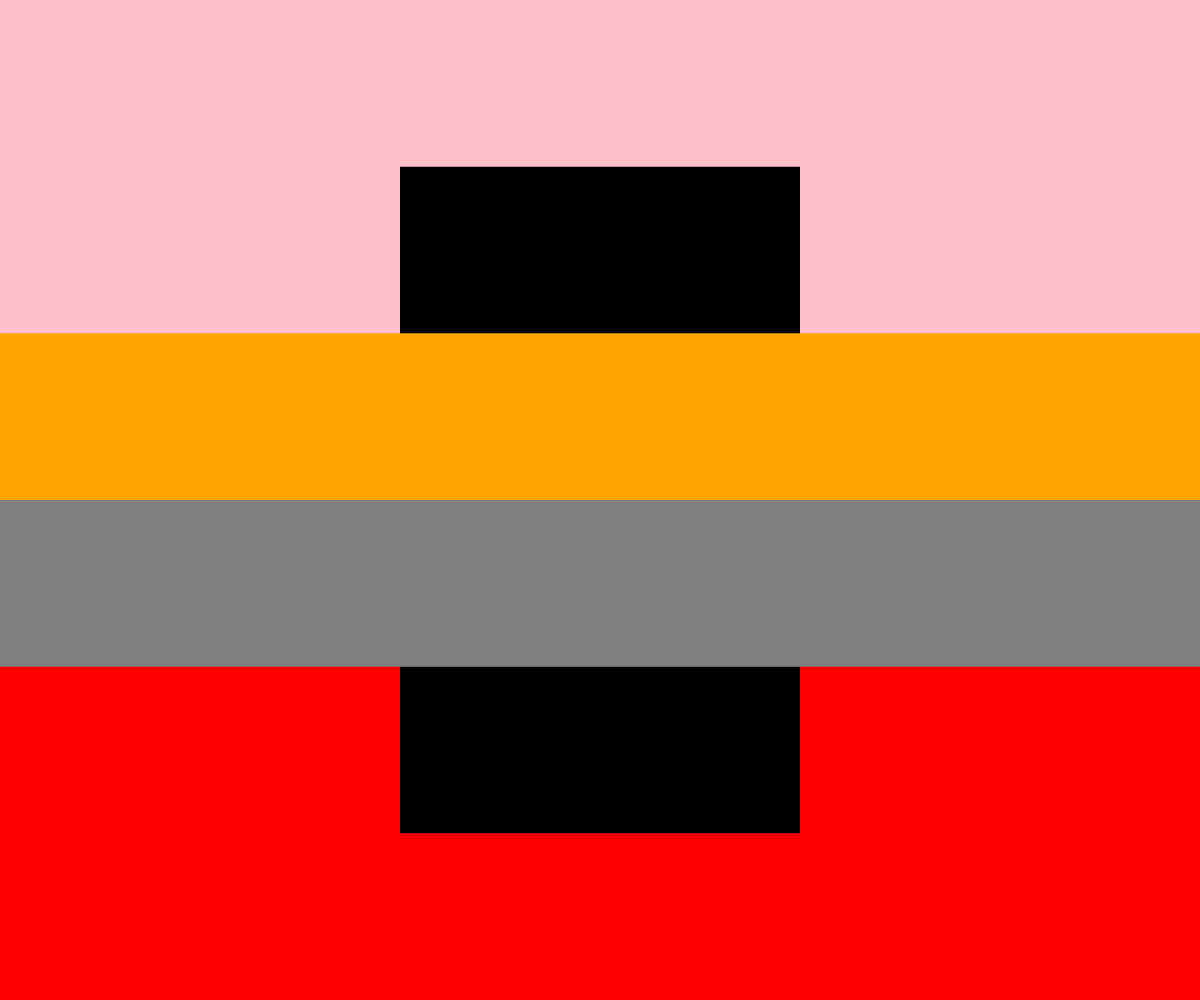
Frame 1 (no input)
Frame 60 (no input): identical to frame 1, image omitted
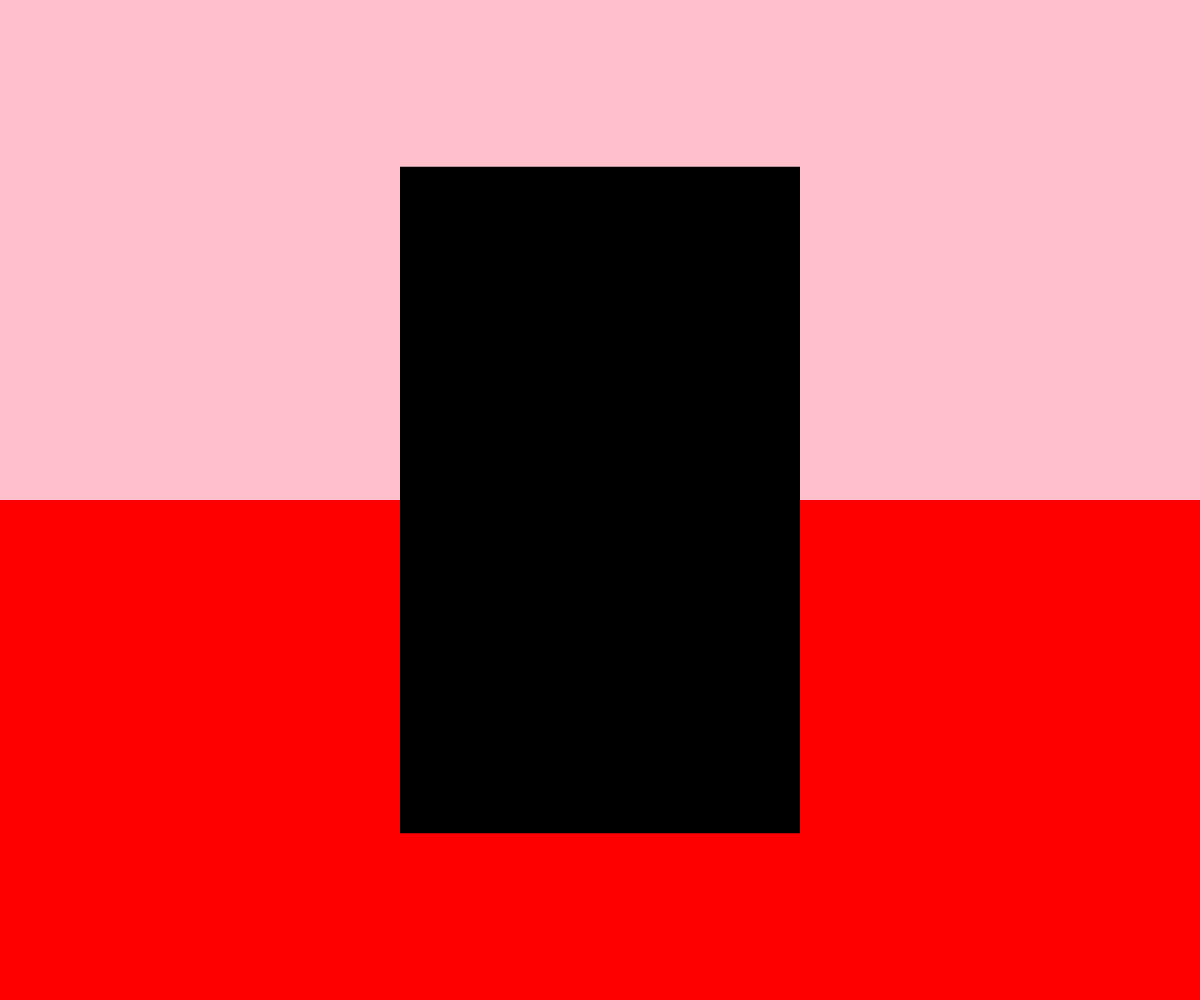
Frame 120 (the mouse pressed at the canvas centre since frame 60)

The p5.js sketch that drew these frames (run headless with seeded random() and noise() and a simulated clock; from frame 60 on, the mouse is pressed at the canvas centre):

// p5.js sketch
// ── sketch.js

let clrs = [
'pink', //top 0
'orange', //middle top 1
'black', //middle strip 2
'gray', //middle bottom 3
'red' //bottom 4
]


function setup() {
  createCanvas(windowWidth, windowHeight);
  noStroke();
}

function draw() {
 background(220);
 canvasRect(clrs[4], height/2, height/2, false);
 canvasRect(clrs[0], height/2, 0, false);
 fill(clrs[2]); 
 rect(width * 1/3, height * 1/6, width * 1/3, height * 2/3); 
 canvasRect(clrs[1], height/6, height/3, true);
 canvasRect(clrs[3], height/6, height/2, true);


}

function canvasRect(clr, hgt, y_offset, clickable) {
	fill(clr);
	if((clickable == true) && (mouseIsPressed == false)){
		rect(0, y_offset, width, hgt);
	} 
	if(clickable == false){
		rect(0, y_offset, width, hgt);
	}
}
